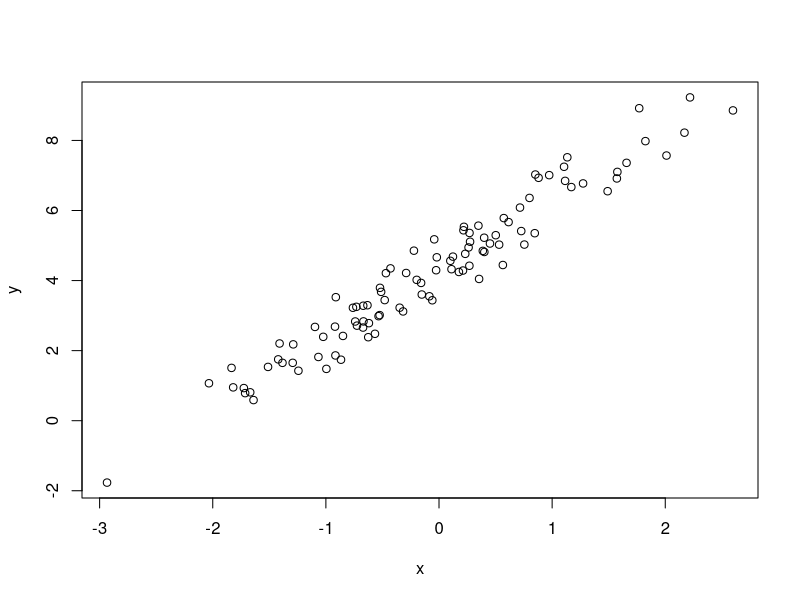
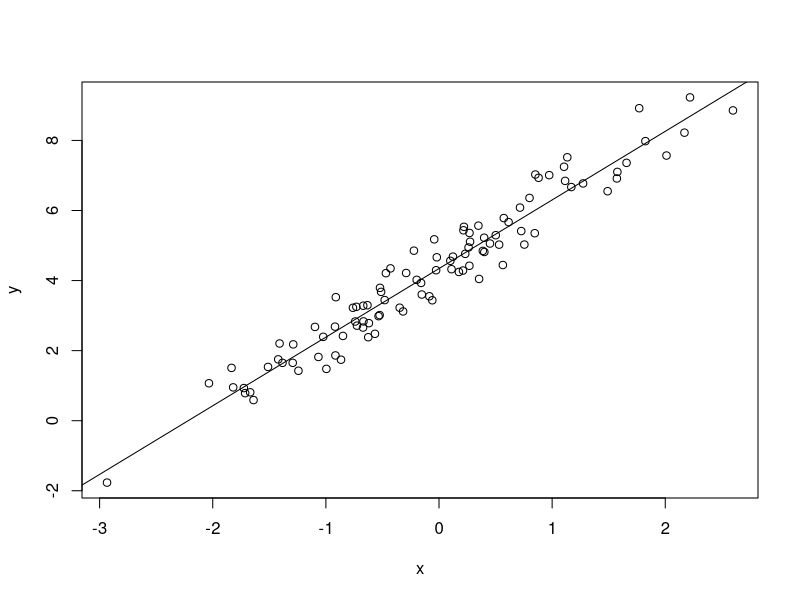

The R script that drew these images, in order:
## ---- chunk 1
set.seed(30) # for reproduceability
x <- rnorm(100) # take 100 randomn samples from a normal distribution mean 0 sd 1 
e <- rnorm(100,0,0.5) # and simulate some noise 
y <- 4.5 + 2*x + e # Creates data set intercept 4.5, gradient 2.0 add noise
## ---- chunk 2
plot(x,y)
## ---- chunk 3
z <- lm(y ~ x) 
str(z) # shows us what R has in the model
plot(x,y) # replot the variables
abline(z$coefficients) # add a line to plot to show the model's trendline
